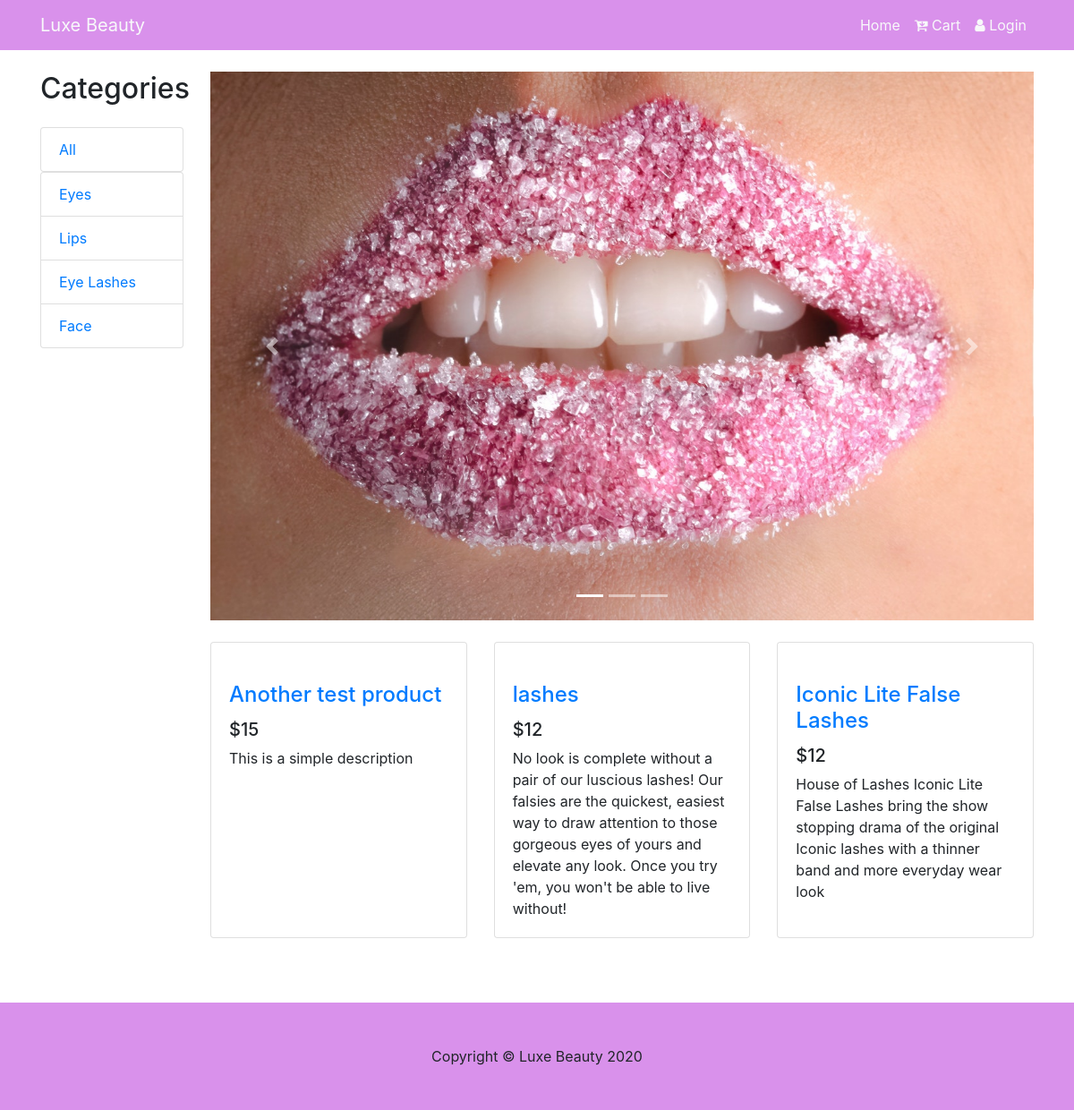
/store/products/categories/1, run on the app's committed database.
### app/models.py (models this page shows, shortened)
class Category(db.Model):
    __tablename__ = 'categories'
    id = db.Column(db.Integer, primary_key=True)
    name = db.Column(db.String(100), nullable=False)
    description = db.Column(db.String())
    created_at = db.Column(db.DateTime(), default=datetime.utcnow, index=True)
    updated_at = db.Column(db.DateTime())
    @property
    def serialize(self):
        return {
            "id": self.id,
            "name": self.name,
            "description": self.description
        }

class Product(db.Model):
    __tablename__ = 'products'
    id = db.Column(db.Integer, primary_key=True)
    name = db.Column(db.String(100), nullable=False)
    description = db.Column(db.String(100), nullable=False)
    image = db.Column(db.String, nullable=False)
    stock = db.Column(db.Integer, nullable=False)
    price = db.Column(db.Integer, nullable=False)
    category_id = db.Column(db.Integer, db.ForeignKey(
        'categories.id'), nullable=False
    )
    created_at = db.Column(db.DateTime(), default=datetime.utcnow, index=True)
    updated_at = db.Column(db.DateTime())
    @property
    def serialize(self):
        return {
            "name": self.name,
            "id": self.id,
            "price": self.price,
            "stock": self.stock,
            "image_url": self.image,
            "description": self.description,
            "category_id": self.category_id
        }

### app/routes/categories.py (the view)
@bp.route("/products/categories/<category_id>")
def products_by_categoryId(category_id):
    products = Product.query.filter_by(category_id=category_id).all()
    products_data = [product.serialize for product in products]
    categories = Category.query.all()
    categories_data = [category.serialize for category in categories]
    print(len(categories_data))
    return render_template("home/index.html", products=products_data, categories=categories_data)

### app/templates/home/index.html (shortened to what this page needs)
{% extends "base.html" %}
{% block content %}
<div class="container">
  <div class="row">
    <div class="col-lg-2 col-md-2">
      <h2 class="my-4">Categories</h2>
      <div class="list-group">
          <a href="{{url_for('bp.homepage')}}" class="list-group-item">All</a>
      </div>
      <div class="list-group">
        {% for category in categories%}
          <a href="{{url_for('bp.products_by_categoryId', category_id=category.id)}}" class="list-group-item">{{category.name}}</a>
        {% endfor %}
      </div>
    </div>
    <div class="col-lg-10 col-md-10">
      <div id="carouselExampleIndicators" class="carousel slide my-4" data-ride="carousel">
        <ol class="carousel-indicators">
          <li data-target="#carouselExampleIndicators" data-slide-to="0" class="active"></li>
          <li data-target="#carouselExampleIndicators" data-slide-to="1"></li>
          <li data-target="#carouselExampleIndicators" data-slide-to="2"></li>
        </ol>
        <div class="carousel-inner" role="listbox">
          <div class="carousel-item active">
            <img class="d-block img-fluid" src="{{url_for('static',filename='Img/0.jpg')}}" alt="First slide">
          </div>
        </div>
        <a class="carousel-control-prev" href="#carouselExampleIndicators" role="button" data-slide="prev">
          <span class="carousel-control-prev-icon" aria-hidden="true"></span>
        </a>
        <a class="carousel-control-next" href="#carouselExampleIndicators" role="button" data-slide="next">
          <span class="carousel-control-next-icon" aria-hidden="true"></span>
        </a>
      </div>
      <div class="row">
        {% for product in products%}
        <div class="col-lg-4 col-md-6 mb-4">
          <div class="card h-100">
            <a href="#"><img class="card-img-top" src="{{product.image_url}}" alt=""></a>
            <div class="card-body">
              <h4 class="card-title">
                <a href="{{url_for('bp.product_details', product_id=product.id)}}">{{product.name}}</a>
              </h4>
              <h5>${{product.price}}</h5>
              <p class="card-text">{{product.description}}</p>
            </div>
          </div>
        </div>
        {% endfor %}
      </div>
    </div>
  </div>
</div>
<footer class="py-5 mt-5 footer">
  <div class="container">
    <p class="m-0 text-center">Copyright © Luxe Beauty 2020</p>
  </div>
</footer>
{% endblock %}

### app/static/css/styles.css (style rules this page uses)
.footer { background-color: rgb(217, 145, 235); }

### data on the page
Category: name "Eyes"
Category: name "Lips"
Category: name "Eye Lashes"
Category: name "Face"
Product: name "Another test product", price "15", description "This is a simple description"
Product: name "lashes", price "12", description "No look is complete without a pair of our luscious lashes! Our falsies are the quickest, easiest way to draw attention to those gorgeous eyes of yours and elevate any look. Once you try 'em, you won't be able to live without!"
Product: name "Iconic Lite False Lashes", price "12", description "House of Lashes Iconic Lite False Lashes bring the show stopping drama of the original Iconic lashes with a thinner band and more everyday wear look"
